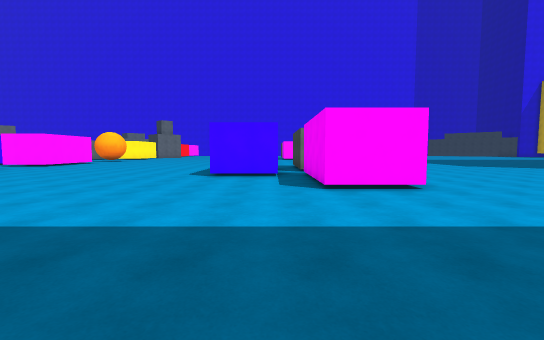
[1] (above)

24 first-person views from a walk through a Unity game level. The camera is 1.5 m above the floor, tilts 4° down and sees 90° across. The floor is counted in squares, 2 m on a side. Each view is taken from the middle of a square. On the plan, view 1 faces up. The plan holds only what a view shows up to about 10 squares ahead; the rest is blank. The place goes on beyond the plan. The player is left out.

[2]
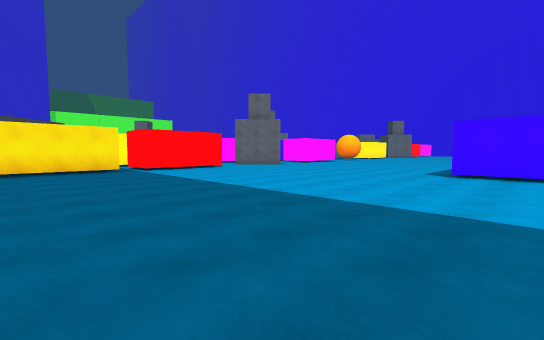

[3]
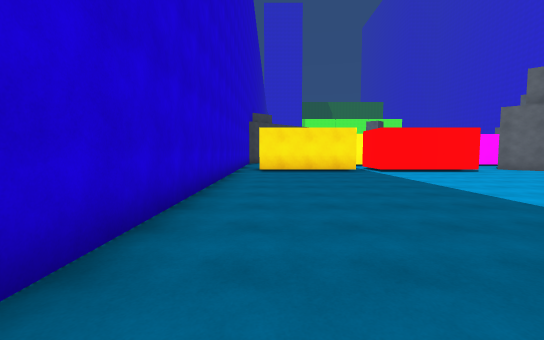

[4]
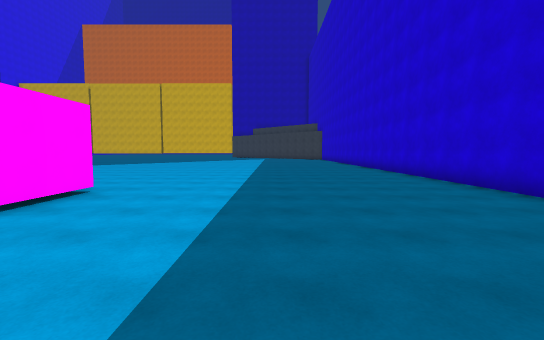

[5]
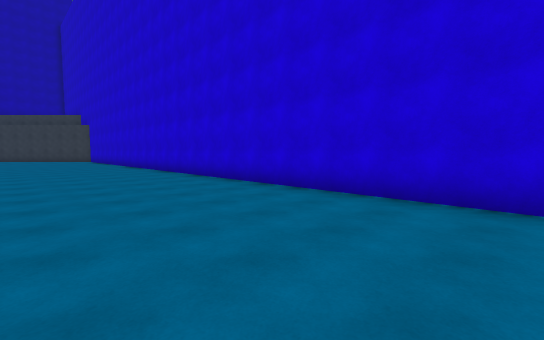

[6]
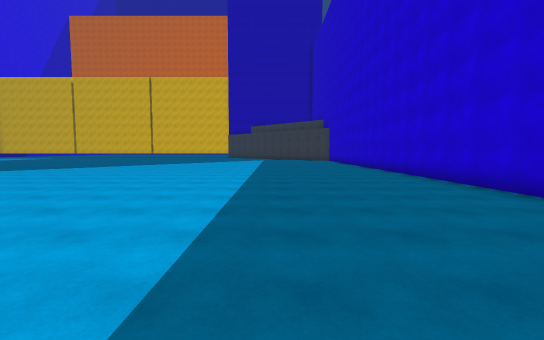

[7]
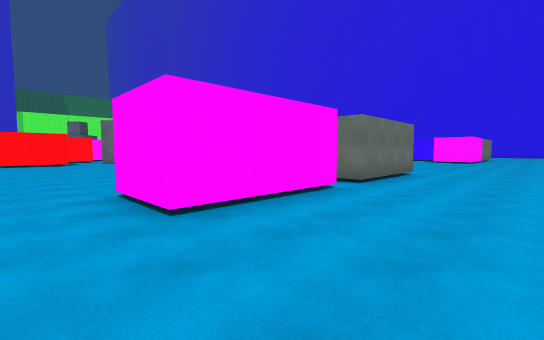

[8]
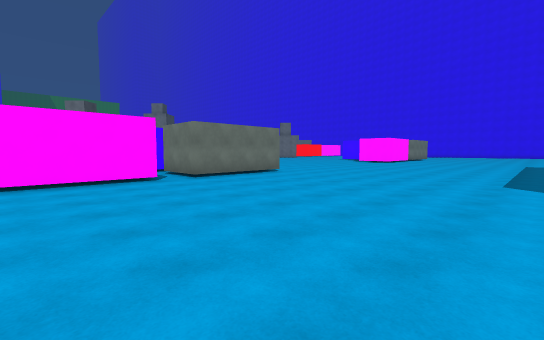

[9]
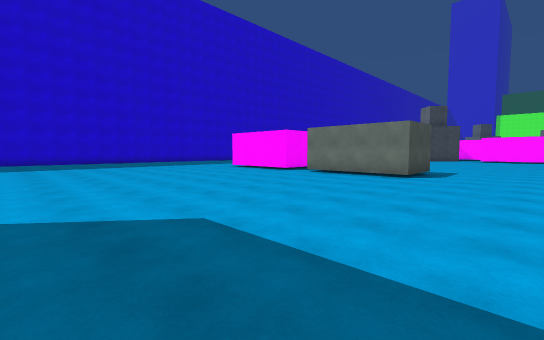

[10]
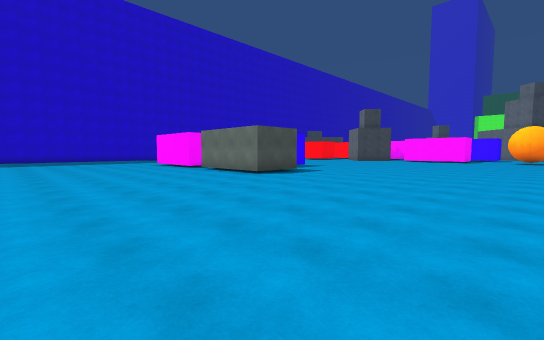

[11]
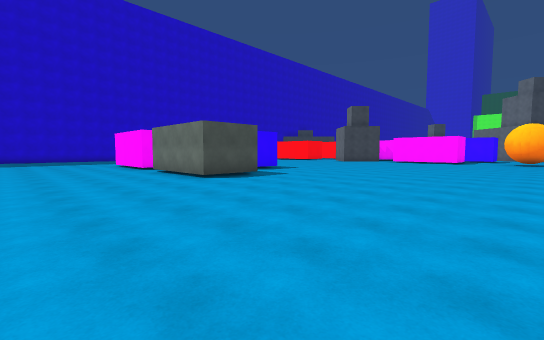

[12]
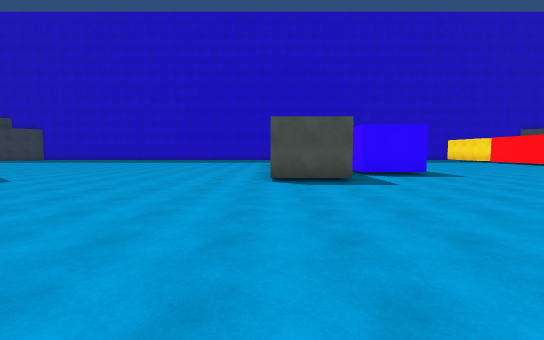

[13]
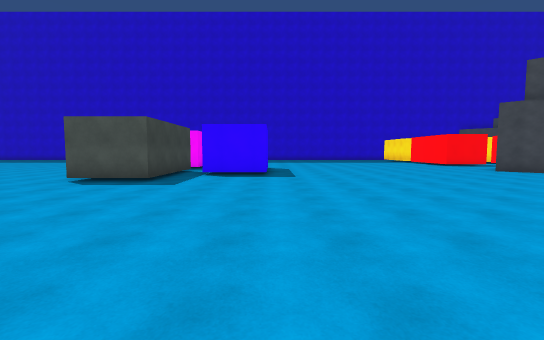

[14]
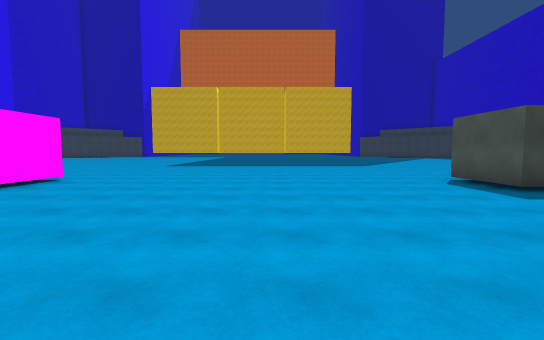

[15]
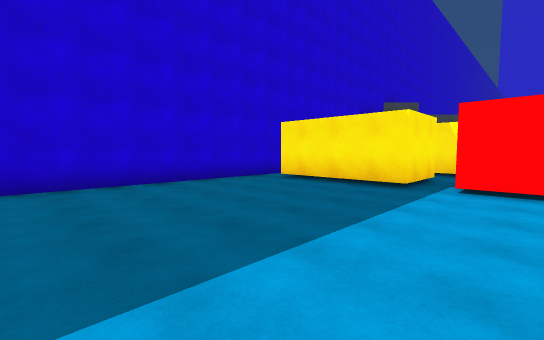

[16]
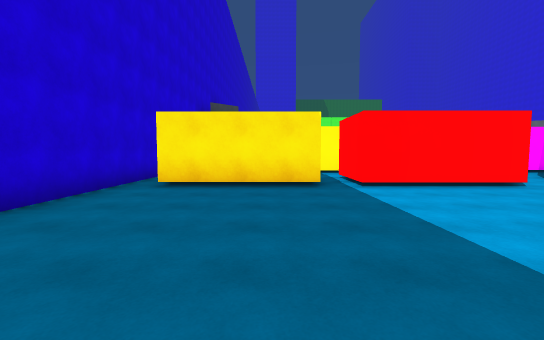

[17]
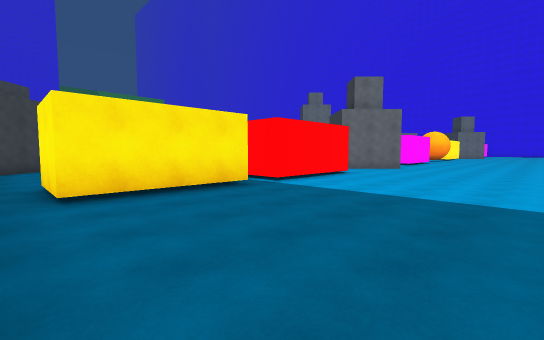

[18]
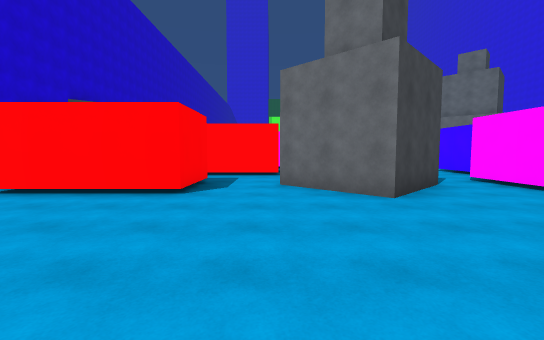

[19]
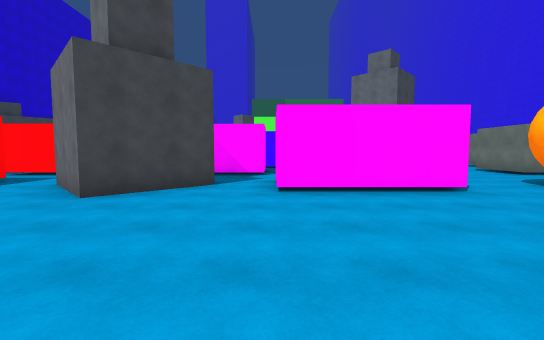

[20]
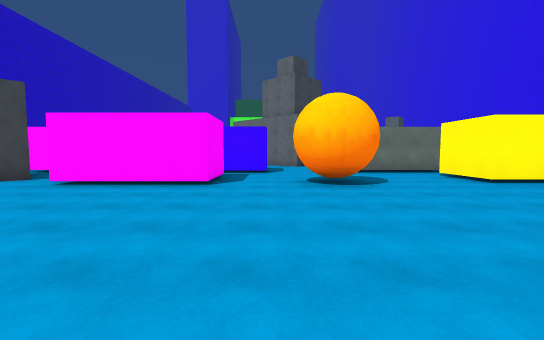

[21]
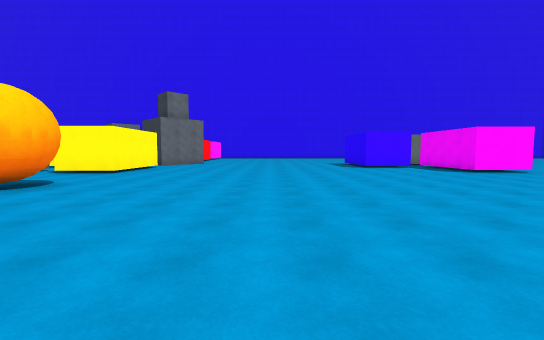

[22]
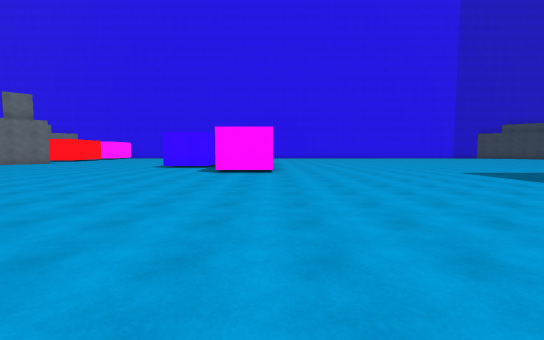

[23]
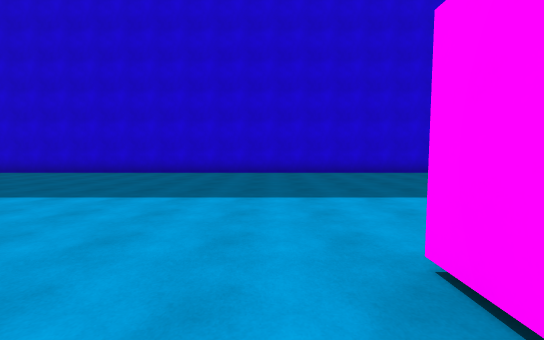

[24]
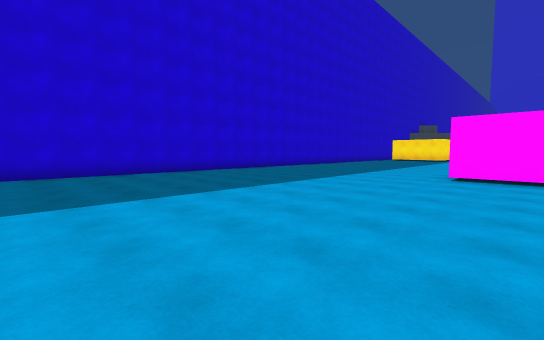

### Floor plan
Points are (right, up) in squares from view 1. A wall is a line through its corners. A room is listed if a view was taken in it or the views show most of it. See-through windows are left out.
Room 1 (views 1, 2, 3, 4, 5, 6, 7, 8, 9, 10, 11, 12, 13, 14, 15, 16, 17, 18, 19, 20, 21, 22, 23, 24)
walls: (-1.9, 11.5) (0.2, 11.5); (1, 9.9) (1, 13.4) (3, 13.4) (3, 9.9); (0.2, 8) (-1.9, 8); (3, 8.9) (3, 5.3) (1, 5.3) (1, 8.9); (3.1, 23.4) (1, 23.4) (1, 24); (-12.1, 11.7) (-10.3, 10) (-12.1, 8.1); (-13, 16.6) (-10.8, 16.6) (-10.8, 13.1); (-12.8, 6.4) (-10.8, 6.4) (-10.8, 2.9); (-10.8, 2) (-10.8, -1.5); (-14.3, 17.9) (-14.3, 16.2); (-11.3, 24.4) (-11.3, 23.1) (-13.4, 23.1); (-10.5, -2.4) (11.5, -2.4); (-14.3, 23.9) (-14.3, 20.8)
ways out: opening at (-11, 12) to room 2; opening at (-15.5, 19.5); opening at (-11.5, 7.5); opening at (-10, -2)
objects: orange ball (-12, 19) to (-11, 20)
Room 2 (no view inside)
walls: (-14.3, 12.9) (-14.3, 11.1); (-10.8, 13.1) (-13, 13.1)
ways out: opening at (-11, 12) to room 1; opening at (-14, 13); gap at (-14, 10)

Positions as (right, up) in squares from view 1, and headings:
1: (0, 0), facing up
2: (0, -1), facing up-left
3: (-1, -1), facing left
4: (-2, 2), facing right
5: (0, 2), facing down-right
6: (1, 2), facing right
7: (6, 4), facing up-left
8: (10, 6), facing up-left
9: (11, 16), facing down-left
10: (9, 20), facing down-left
11: (7, 20), facing down-left
12: (3, 20), facing down
13: (-2, 20), facing down
14: (-4, 18), facing right
15: (-5, 4), facing down-left
16: (-5, 1), facing left
17: (-6, -2), facing up-left
18: (-6, 8), facing left
19: (-6, 13), facing left
20: (-5, 18), facing left
21: (-6, 14), facing up
22: (3, 14), facing up
23: (4, 7), facing down
24: (11, 7), facing down-left
